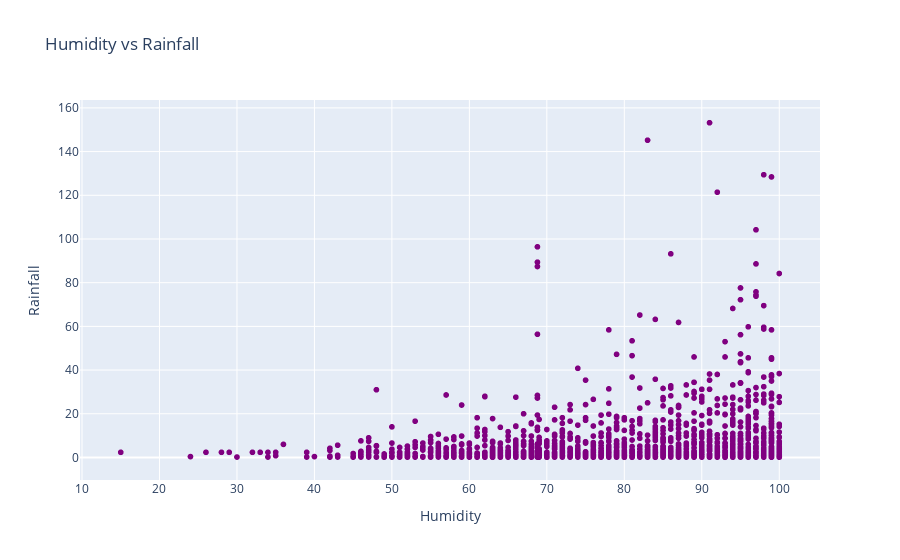

The notebook cell saved with this chart:
### Markdown cell above
### Get the Rainfall more than zero- Scatter plot - Humidity vs Rainfall

### Code cell
df = df_group[df_group['Rainfall'] > 0]
three_plot = fig = px.scatter(df, x="Humidity9am", y="Rainfall",color_discrete_sequence=['purple'],
                              title = 'Humidity vs Rainfall',labels=dict(Humidity9am="Humidity"))
fig.show()

### Figure 1 — Plotly figure (JSON) as saved in the notebook; plotly's stock layout.template omitted (floating-point values rounded to 4 significant figures; data arrays with more than 128 entries replaced by an {"elided": "..."} marker saying what was removed)
{"data": [{"hovertemplate": "Humidity=%{x}<br>Rainfall=%{y}<extra></extra>", "legendgroup": "", "marker": {"color": "purple", "symbol": "circle"}, "mode": "markers", "name": "", "showlegend": false, "type": "scattergl", "x": {"elided": "1710 float values"}, "xaxis": "x", "y": {"elided": "1710 float values"}, "yaxis": "y"}], "layout": {"legend": {"tracegroupgap": 0}, "title": {"text": "Humidity vs Rainfall"}, "xaxis": {"anchor": "y", "domain": [0, 1], "title": {"text": "Humidity"}}, "yaxis": {"anchor": "x", "domain": [0, 1], "title": {"text": "Rainfall"}}}}
